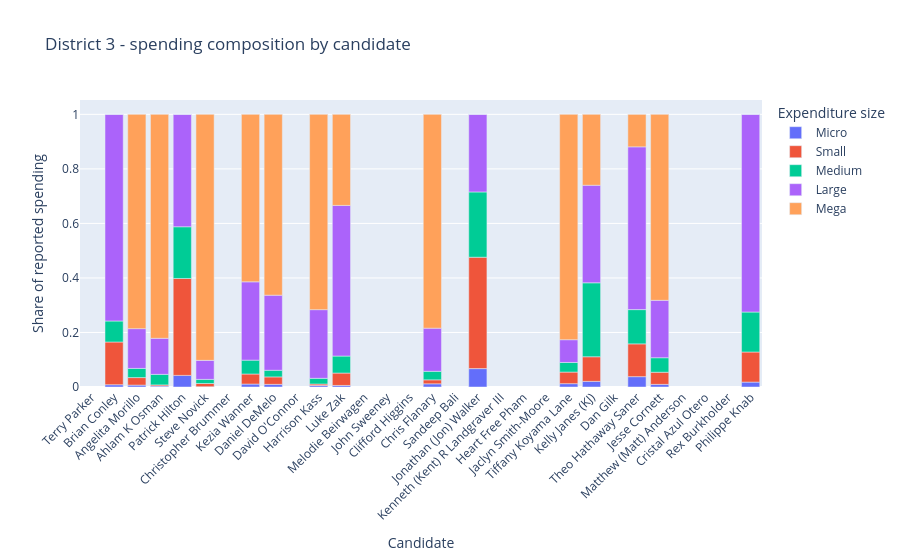

The notebook cell this image was saved under:
### Markdown cell above
## 8. Spending composition, candidate by candidate

The same view for expenditure size. Remember the caveat: these bins are
transaction **size**, not purpose, so a large bar means large individual
payments, not necessarily advertising.

### Code cell
# ------------------------------------------------------------
# EDIT THIS LINE to look at a different district.
# ------------------------------------------------------------
district_to_explore = 3
# ------------------------------------------------------------

spending_share_columns = [
    "spending_amount_share_micro",
    "spending_amount_share_small",
    "spending_amount_share_medium",
    "spending_amount_share_large",
    "spending_amount_share_mega",
]

available_columns = [c for c in spending_share_columns if c in analysis.columns]

if len(available_columns) == 0:
    print("No spending share columns available - skipping this figure.")
else:
    district_data = analysis[analysis["district"] == district_to_explore]

    spending_plot = district_data[
        ["canonical_candidate", "is_viable", "mentions"] + available_columns
    ].melt(
        id_vars=["canonical_candidate", "is_viable", "mentions"],
        var_name="bin",
        value_name="spending_share",
    )

    spending_plot["bin"] = (
        spending_plot["bin"]
        .str.replace("spending_amount_share_", "", regex=False)
        .str.title()
    )

    fig = px.bar(
        spending_plot,
        x="canonical_candidate",
        y="spending_share",
        color="bin",
        hover_data=["is_viable", "mentions"],
        labels={
            "canonical_candidate": "Candidate",
            "spending_share": "Share of reported spending",
            "bin": "Expenditure size",
        },
        title=f"District {district_to_explore} - spending composition by candidate",
    )

    fig.update_layout(xaxis_tickangle=-45)
    fig.show()

### Figure 1 — Plotly figure (JSON) as saved in the notebook; plotly's stock layout.template omitted (floating-point values rounded to 4 significant figures)
{"data": [{"customdata": [[false, 2799], [false, 6253], [true, 47477], [false, 12133], [false, 1462], [true, 51189], [false, 1914], [false, 19435], [false, 11982], [false, 1007], [false, 9223], [false, 8581], [false, 6165], [false, 1588], [false, 998], [false, 20728], [false, 7250], [false, 8736], [false, 1771], [false, 3742], [false, 1436], [true, 45876], [false, 2684], [false, 3130], [false, 3525], [true, 31392], [false, 4506], [false, 20621], [true, 29335], [false, 19531]], "hovertemplate": "Expenditure size=Micro<br>Candidate=%{x}<br>Share of reported spending=%{y}<br>is_viable=%{customdata[0]}<br>mentions=%{customdata[1]}<extra></extra>", "legendgroup": "Micro", "marker": {"color": "#636efa", "pattern": {"shape": ""}}, "name": "Micro", "orientation": "v", "showlegend": true, "textposition": "auto", "type": "bar", "x": ["Terry Parker", "Brian Conley", "Angelita Morillo", "Ahlam K Osman", "Patrick Hilton", "Steve Novick", "Christopher Brummer", "Kezia Wanner", "Daniel DeMelo", "David O'Connor", "Harrison Kass", "Luke Zak", "Melodie Beirwagen", "John Sweeney", "Clifford Higgins", "Chris Flanary", "Sandeep Bali", "Jonathan (Jon) Walker", "Kenneth (Kent) R Landgraver III", "Heart Free Pham", "Jaclyn Smith-Moore", "Tiffany Koyama Lane", "Kelly Janes (KJ)", "Dan Gilk", "Theo Hathaway Saner", "Jesse Cornett", "Matthew (Matt) Anderson", "Cristal Azul Otero", "Rex Burkholder", "Philippe Knab"], "xaxis": "x", "y": [NaN, 0.008313, 0.006935, 0.003387, 0.04261, 0.001081, NaN, 0.01082, 0.009708, NaN, 0.005574, 0.005708, NaN, NaN, NaN, 0.01168, NaN, 0.0674, NaN, NaN, NaN, 0.0122, 0.02066, NaN, 0.03791, 0.009685, NaN, NaN, NaN, 0.01799], "yaxis": "y"}, {"customdata": [[false, 2799], [false, 6253], [true, 47477], [false, 12133], [false, 1462], [true, 51189], [false, 1914], [false, 19435], [false, 11982], [false, 1007], [false, 9223], [false, 8581], [false, 6165], [false, 1588], [false, 998], [false, 20728], [false, 7250], [false, 8736], [false, 1771], [false, 3742], [false, 1436], [true, 45876], [false, 2684], [false, 3130], [false, 3525], [true, 31392], [false, 4506], [false, 20621], [true, 29335], [false, 19531]], "hovertemplate": "Expenditure size=Small<br>Candidate=%{x}<br>Share of reported spending=%{y}<br>is_viable=%{customdata[0]}<br>mentions=%{customdata[1]}<extra></extra>", "legendgroup": "Small", "marker": {"color": "#EF553B", "pattern": {"shape": ""}}, "name": "Small", "orientation": "v", "showlegend": true, "textposition": "auto", "type": "bar", "x": ["Terry Parker", "Brian Conley", "Angelita Morillo", "Ahlam K Osman", "Patrick Hilton", "Steve Novick", "Christopher Brummer", "Kezia Wanner", "Daniel DeMelo", "David O'Connor", "Harrison Kass", "Luke Zak", "Melodie Beirwagen", "John Sweeney", "Clifford Higgins", "Chris Flanary", "Sandeep Bali", "Jonathan (Jon) Walker", "Kenneth (Kent) R Landgraver III", "Heart Free Pham", "Jaclyn Smith-Moore", "Tiffany Koyama Lane", "Kelly Janes (KJ)", "Dan Gilk", "Theo Hathaway Saner", "Jesse Cornett", "Matthew (Matt) Anderson", "Cristal Azul Otero", "Rex Burkholder", "Philippe Knab"], "xaxis": "x", "y": [NaN, 0.1568, 0.02763, 0.004264, 0.3554, 0.01171, NaN, 0.03681, 0.02726, NaN, 0.005389, 0.04545, NaN, NaN, NaN, 0.01458, NaN, 0.4086, NaN, NaN, NaN, 0.04257, 0.09024, NaN, 0.1203, 0.04446, NaN, NaN, NaN, 0.1104], "yaxis": "y"}, {"customdata": [[false, 2799], [false, 6253], [true, 47477], [false, 12133], [false, 1462], [true, 51189], [false, 1914], [false, 19435], [false, 11982], [false, 1007], [false, 9223], [false, 8581], [false, 6165], [false, 1588], [false, 998], [false, 20728], [false, 7250], [false, 8736], [false, 1771], [false, 3742], [false, 1436], [true, 45876], [false, 2684], [false, 3130], [false, 3525], [true, 31392], [false, 4506], [false, 20621], [true, 29335], [false, 19531]], "hovertemplate": "Expenditure size=Medium<br>Candidate=%{x}<br>Share of reported spending=%{y}<br>is_viable=%{customdata[0]}<br>mentions=%{customdata[1]}<extra></extra>", "legendgroup": "Medium", "marker": {"color": "#00cc96", "pattern": {"shape": ""}}, "name": "Medium", "orientation": "v", "showlegend": true, "textposition": "auto", "type": "bar", "x": ["Terry Parker", "Brian Conley", "Angelita Morillo", "Ahlam K Osman", "Patrick Hilton", "Steve Novick", "Christopher Brummer", "Kezia Wanner", "Daniel DeMelo", "David O'Connor", "Harrison Kass", "Luke Zak", "Melodie Beirwagen", "John Sweeney", "Clifford Higgins", "Chris Flanary", "Sandeep Bali", "Jonathan (Jon) Walker", "Kenneth (Kent) R Landgraver III", "Heart Free Pham", "Jaclyn Smith-Moore", "Tiffany Koyama Lane", "Kelly Janes (KJ)", "Dan Gilk", "Theo Hathaway Saner", "Jesse Cornett", "Matthew (Matt) Anderson", "Cristal Azul Otero", "Rex Burkholder", "Philippe Knab"], "xaxis": "x", "y": [NaN, 0.07697, 0.03366, 0.03871, 0.1898, 0.01516, NaN, 0.05086, 0.02446, NaN, 0.02089, 0.06237, NaN, NaN, NaN, 0.03132, NaN, 0.2394, NaN, NaN, NaN, 0.03532, 0.2713, NaN, 0.1256, 0.05319, NaN, NaN, NaN, 0.1466], "yaxis": "y"}, {"customdata": [[false, 2799], [false, 6253], [true, 47477], [false, 12133], [false, 1462], [true, 51189], [false, 1914], [false, 19435], [false, 11982], [false, 1007], [false, 9223], [false, 8581], [false, 6165], [false, 1588], [false, 998], [false, 20728], [false, 7250], [false, 8736], [false, 1771], [false, 3742], [false, 1436], [true, 45876], [false, 2684], [false, 3130], [false, 3525], [true, 31392], [false, 4506], [false, 20621], [true, 29335], [false, 19531]], "hovertemplate": "Expenditure size=Large<br>Candidate=%{x}<br>Share of reported spending=%{y}<br>is_viable=%{customdata[0]}<br>mentions=%{customdata[1]}<extra></extra>", "legendgroup": "Large", "marker": {"color": "#ab63fa", "pattern": {"shape": ""}}, "name": "Large", "orientation": "v", "showlegend": true, "textposition": "auto", "type": "bar", "x": ["Terry Parker", "Brian Conley", "Angelita Morillo", "Ahlam K Osman", "Patrick Hilton", "Steve Novick", "Christopher Brummer", "Kezia Wanner", "Daniel DeMelo", "David O'Connor", "Harrison Kass", "Luke Zak", "Melodie Beirwagen", "John Sweeney", "Clifford Higgins", "Chris Flanary", "Sandeep Bali", "Jonathan (Jon) Walker", "Kenneth (Kent) R Landgraver III", "Heart Free Pham", "Jaclyn Smith-Moore", "Tiffany Koyama Lane", "Kelly Janes (KJ)", "Dan Gilk", "Theo Hathaway Saner", "Jesse Cornett", "Matthew (Matt) Anderson", "Cristal Azul Otero", "Rex Burkholder", "Philippe Knab"], "xaxis": "x", "y": [NaN, 0.758, 0.1458, 0.1323, 0.4122, 0.0698, NaN, 0.2872, 0.2753, NaN, 0.2518, 0.5525, NaN, NaN, NaN, 0.1582, NaN, 0.2846, NaN, NaN, NaN, 0.08339, 0.3578, NaN, 0.5971, 0.2105, NaN, NaN, NaN, 0.725], "yaxis": "y"}, {"customdata": [[false, 2799], [false, 6253], [true, 47477], [false, 12133], [false, 1462], [true, 51189], [false, 1914], [false, 19435], [false, 11982], [false, 1007], [false, 9223], [false, 8581], [false, 6165], [false, 1588], [false, 998], [false, 20728], [false, 7250], [false, 8736], [false, 1771], [false, 3742], [false, 1436], [true, 45876], [false, 2684], [false, 3130], [false, 3525], [true, 31392], [false, 4506], [false, 20621], [true, 29335], [false, 19531]], "hovertemplate": "Expenditure size=Mega<br>Candidate=%{x}<br>Share of reported spending=%{y}<br>is_viable=%{customdata[0]}<br>mentions=%{customdata[1]}<extra></extra>", "legendgroup": "Mega", "marker": {"color": "#FFA15A", "pattern": {"shape": ""}}, "name": "Mega", "orientation": "v", "showlegend": true, "textposition": "auto", "type": "bar", "x": ["Terry Parker", "Brian Conley", "Angelita Morillo", "Ahlam K Osman", "Patrick Hilton", "Steve Novick", "Christopher Brummer", "Kezia Wanner", "Daniel DeMelo", "David O'Connor", "Harrison Kass", "Luke Zak", "Melodie Beirwagen", "John Sweeney", "Clifford Higgins", "Chris Flanary", "Sandeep Bali", "Jonathan (Jon) Walker", "Kenneth (Kent) R Landgraver III", "Heart Free Pham", "Jaclyn Smith-Moore", "Tiffany Koyama Lane", "Kelly Janes (KJ)", "Dan Gilk", "Theo Hathaway Saner", "Jesse Cornett", "Matthew (Matt) Anderson", "Cristal Azul Otero", "Rex Burkholder", "Philippe Knab"], "xaxis": "x", "y": [NaN, 0.0, 0.7859, 0.8213, 0.0, 0.9023, NaN, 0.6143, 0.6632, NaN, 0.7163, 0.334, NaN, NaN, NaN, 0.7843, NaN, 0.0, NaN, NaN, NaN, 0.8265, 0.26, NaN, 0.1192, 0.6822, NaN, NaN, NaN, 0.0], "yaxis": "y"}], "layout": {"barmode": "relative", "legend": {"title": {"text": "Expenditure size"}, "tracegroupgap": 0}, "title": {"text": "District 3 - spending composition by candidate"}, "xaxis": {"anchor": "y", "domain": [0, 1], "tickangle": -45, "title": {"text": "Candidate"}}, "yaxis": {"anchor": "x", "domain": [0, 1], "title": {"text": "Share of reported spending"}}}}
